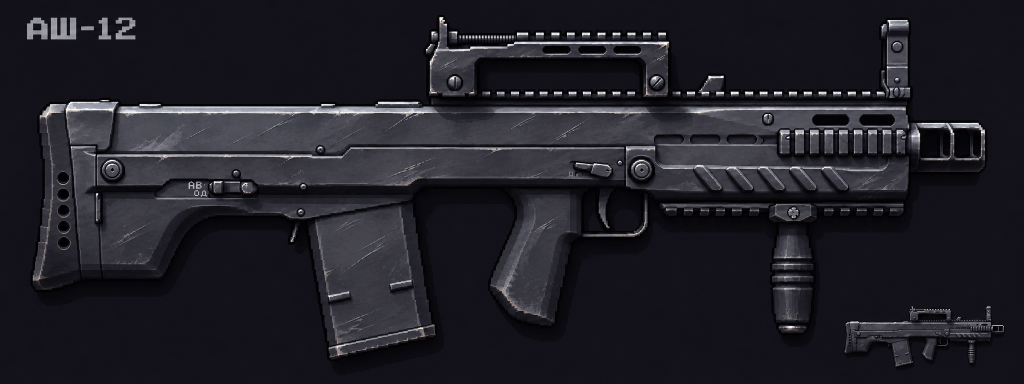
#> input picture tools/weapon-art/reference/ash12-approved.png, 2048 x 768 px (shown at 1/2 size)
$ python import_ash12_concept.py
#> lines starting #> are read from the running program, lines starting #| are printed output that depends on the picture; after the words box and inside, x2 and y2 are one past the last pixel; in counts of white or black regions, pixels touching at a corner belong together
### tools/weapon-art/import_xm8_concept.py
"""Import the approved artwork without repainting or resampling its RGB pixels.

Run from the checkout with a Python environment containing Pillow:
  python tools/weapon-art/import_xm8_concept.py
Only the three visual regions, visual bounds and attachment transforms are written.
Weapon definitions, sound/effect sets, animation states, bones and upgrades stay intact.
"""
from collections import deque
import hashlib
import json
from pathlib import Path

from PIL import Image, ImageChops, ImageDraw

ROOT = Path(__file__).resolve().parents[2]
SOURCE = ROOT / "tools/weapon-art/reference/xm8-approved.png"
TEXTURES = ROOT / "data/packages/base/textures/GAME"
SKELETON = ROOT / "data/packages/base/contents/content/animations/weapon-xm8.json"
OUTPUT = ROOT / "build/xm8-concept-import"
# One isotropic transform for all three pieces: no silhouette distortion.
SCALE = (83.79 - 23.15) / (1718 - 905)
ORIGIN_X = 905 - 23.15 / SCALE
ORIGIN_Y = 439 + 4.4 / SCALE
CROP = (40, 90, 1735, 665)


def connected_mask(image, seeds, predicate):
    width, height = image.size
    pixels = image.load()
    visited = bytearray(width * height)
    queue = deque(seeds)
    while queue:
        x, y = queue.popleft()
        if not (0 <= x < width and 0 <= y < height):
            continue
        index = y * width + x
        if visited[index] or not predicate(pixels[x, y]):
            continue
        visited[index] = 255
        queue.extend(((x - 1, y), (x + 1, y), (x, y - 1), (x, y + 1)))
    return Image.frombytes("L", image.size, bytes(visited))


def polygon_mask(size, points):
    mask = Image.new("L", size)
    ImageDraw.Draw(mask).polygon(points, fill=255)
    return mask


# [73 lines left out: function main, not called in this run]


# [2 lines that do not run on import are left out]

### tools/weapon-art/import_ash12_concept.py
"""Direct image import of the approved worn ASh-12 and reference suppressor.

No image generation or repainting. High-resolution source pixels are preserved;
game sprites are alpha-aware BOX reductions. Run with the project's Pillow Python.
"""
from pathlib import Path
import hashlib
import json
from PIL import Image, ImageChops, ImageFilter
from import_xm8_concept import connected_mask, polygon_mask

ROOT = Path(__file__).resolve().parents[2]
REF = ROOT / 'tools/weapon-art/reference'
GAME = ROOT / 'data/packages/base/textures/GAME'
OUT = ROOT / 'build/ash12'
# The model is 85% of the first import. The reduction is baked into the
# sprites (SIZE) and the skeleton keeps the native weapon scale 0.4, so one
# sprite pixel is exactly one game pixel, like every original weapon. Scaling
# the root instead (0.34) made the pixels shimmer.
SIZE = .85
SCALE = SIZE / 16
WORLD_SCALE = .4
ORIGIN = (1080, 510)
CROP = (45, 20, 1990, 751)


def point(x, y):
    return {'x': (x - ORIGIN[0]) * SCALE, 'y': (ORIGIN[1] - y) * SCALE}


def snapped(left, top, width, height):
    """Attachment centre for a sprite whose top-left corner sits on a whole pixel."""
    x = round((left - ORIGIN[0]) * SCALE)
    y = round((ORIGIN[1] - top) * SCALE)
    return {'x': x + width / 2, 'y': y - height / 2, 'width': width, 'height': height}


def main():
    OUT.mkdir(parents=True, exist_ok=True)
    source = Image.open(REF / 'ash12-approved.png').convert('RGB')
#> source is the input picture: PIL image 2048x768 RGB; mean R, G, B 33.2, 32.1, 39.8
    crop = source.crop(CROP)
    seeds = [(0, 0), (crop.width-1, crop.height-1)]
#> seeds = [(0, 0), (1944, 730)]
    seeds += [(x-CROP[0], y-CROP[1]) for x,y in [(1100,150),(950,485),(1230,420)]]
    background = connected_mask(crop, seeds, lambda p: 8 <= min(p) and max(p) <= 44 and max(p)-min(p) <= 20)
#> in connected_mask, `return Image.frombytes("L", image.size, bytes(visited))`:
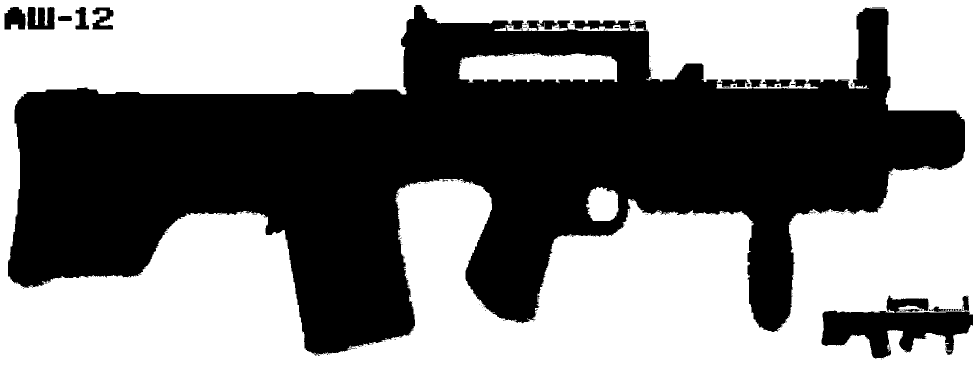
#> returned value: PIL image 1945x731 L (shown at 1/2 size); 52.5% white; 265 black regions (250 under 20 px), largest, box (x1, y1, x2, y2) and area: (16, 10, 1930, 709) 647104, (1643, 591, 1945, 717) 19634, (55, 14, 109, 59) 1984
    foreground = connected_mask(ImageChops.invert(background), [(1000-CROP[0],300-CROP[1])], lambda p:p>0)
#> in connected_mask (call 2), `return Image.frombytes("L", image.size, bytes(visited))`: returned value: PIL image 1945x731 L; 45.5% white; 1 white region, box (x1, y1, x2, y2) and area: (16, 10, 1930, 709) 646880
    alpha = Image.new('L', source.size)
#> alpha: PIL image 2048x768 L; every value is 0
    alpha.paste(foreground, CROP[:2])
#> alpha: PIL image 2048x768 L; 41.1% white; 1 white region, box (x1, y1, x2, y2) and area: (61, 30, 1975, 729) 646880
    # Exclude presentation drop-shadows using the actual weapon contour.
    silhouette = polygon_mask(source.size, [(60,580),(70,215),(135,198),(835,205),(847,90),(875,29),(902,31),(920,61),(1336,61),(1344,181),(1757,182),(1758,38),(1817,37),(1827,245),(1967,244),(1977,258),(1978,335),(1960,350),(1823,350),(1817,433),(1642,449),(1633,658),(1610,672),(1556,670),(1536,644),(1537,448),(1300,444),(1296,474),(1150,481),(1133,640),(1102,660),(1028,643),(974,590),(1033,421),(1009,375),(837,376),(831,431),(878,704),(653,724),(613,449),(585,449),(565,441),(438,439),(332,564),(157,568),(142,582)])
#> in polygon_mask, `ImageDraw.Draw(mask).polygon(points, fill=255)`: mask: PIL image 2048x768 L; 43.1% white; 1 white region, box (x1, y1, x2, y2) and area: (60, 29, 1979, 725) 677368
    alpha = ImageChops.multiply(alpha, silhouette)
#> alpha: PIL image 2048x768 L; 40.2% white; 2 white regions, box (x1, y1, x2, y2) and area: (61, 30, 1975, 724) 631228, (1304, 61, 1338, 81) 379
    magazine = polygon_mask(source.size, [(614,444),(817,410),(883,705),(650,725)])
#> in polygon_mask (call 2), `ImageDraw.Draw(mask).polygon(points, fill=255)`: mask: PIL image 2048x768 L; 4.1% white; 1 white region, box (x1, y1, x2, y2) and area: (614, 410, 884, 726) 64476
    body = ImageChops.invert(magazine)
    attachments = {}
    assembled = Image.new('RGBA', source.size)
#> assembled: PIL image 2048x768 RGBA; every value is 0
    records=[]
    for slot,key,name,mask in [('body','body','ash12-skin',body),('clip','default','ash12-clip-default',magazine)]:
        mask=ImageChops.multiply(mask,alpha);bounds=mask.getbbox()
        rgba=source.convert('RGBA');rgba.putalpha(mask);piece=rgba.crop(bounds)
        piece.save(REF/(name+'-hires.png'))
        native=piece.resize((max(1,round(piece.width*SCALE)),max(1,round(piece.height*SCALE))),Image.Resampling.BOX)
        native.save(GAME/(name+'.png'));assembled.alpha_composite(piece,bounds[:2])
        if slot == 'body':
            rail = native.copy()
            pixels = rail.load()
            # Preserve the original receiver and front sight; remove only the
            # carry handle/rear sight above its base, then expose a low rail.
            x0, x1, base = round(48*SIZE), round(82*SIZE), round(10*SIZE)
            for x in range(x0, x1):
                for y in range(base+1):
                    pixels[x,y] = (0,0,0,0)
            for x in range(x0, x1+1):
                pixels[x,base] = (42,42,52,255)
                pixels[x,base-1] = (108,108,118,255) if x % 3 == 0 else (24,24,32,255)
            rail.save(GAME/'ash12-skin-rail.png')
        l,t,r,b=bounds
        attachments[slot]={key:{'name':name,**snapped(l,t,*native.size)}}
        if slot == 'body':
            attachments['body']['rail'] = {**attachments[slot][key], 'name':'ash12-skin-rail'}
        records.append({'name':name,'bounds':bounds,'native_size':native.size})
#> this loop made 2 passes
#> (slot, key, name, x0, x1, base, l, t) on pass 1: ('body', 'body', 'ash12-skin', 41, 70, 8, 61, 30)
#> (slot, key, name, l, t, r, b, x in snapped) on pass 2: ('clip', 'default', 'ash12-clip-default', 614, 410, 873, 724, -25)
#> pass 1, in main, `mask = ImageChops.multiply(mask, alpha)`:
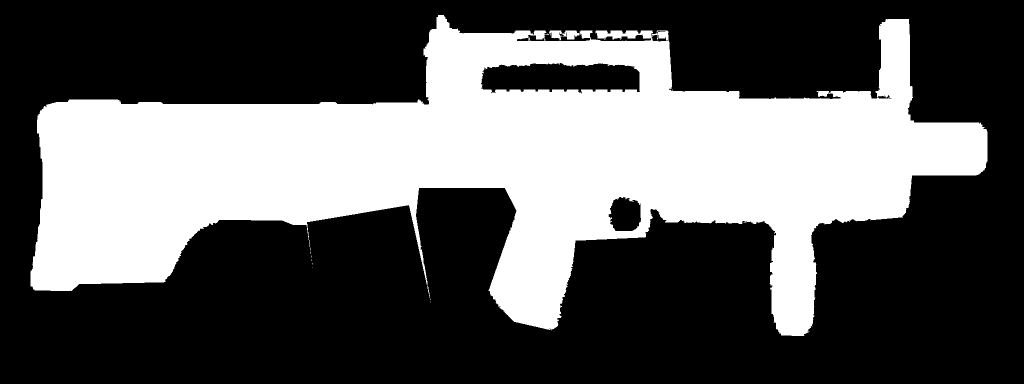
#> mask: PIL image 2048x768 L (shown at 1/2 size); 36.2% white; 11 white regions (8 under 20 px), largest, box (x1, y1, x2, y2) and area: (61, 30, 1975, 672) 569244, (1304, 61, 1338, 81) 379, (854, 571, 860, 596) 36
#> after the loop:
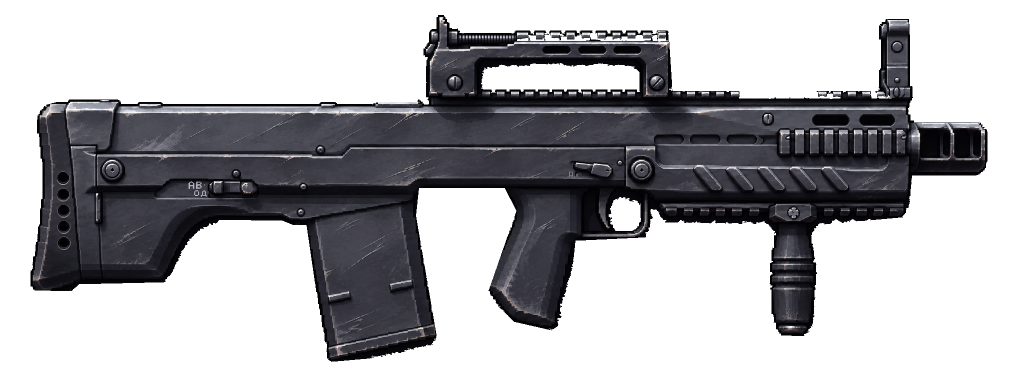
#> assembled: PIL image 2048x768 RGBA (shown at 1/2 size); mean R, G, B, A 21.7, 21.4, 24.4, 102.4; transparent parts drawn white
#> after the loop:
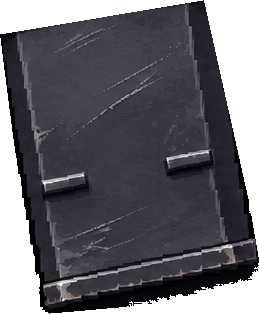
#> piece: PIL image 259x314 RGBA; mean R, G, B, A 46.7, 45.8, 53.6, 194.2; transparent parts drawn white
#> after the loop:
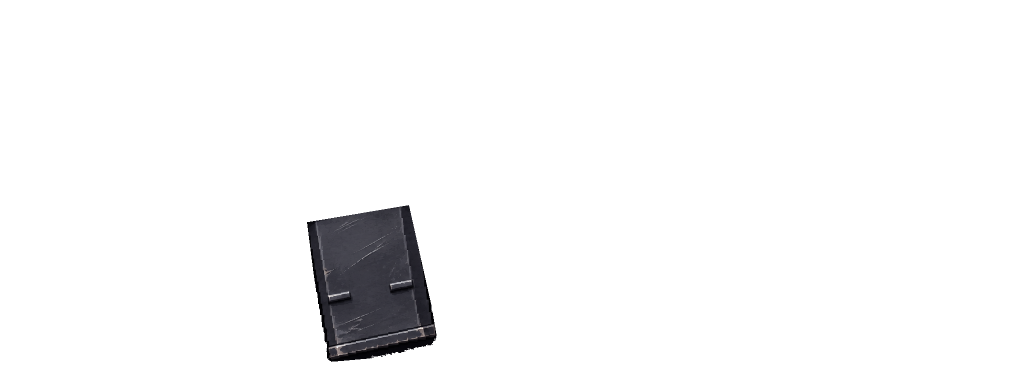
#> rgba: PIL image 2048x768 RGBA (shown at 1/2 size); mean R, G, B, A 33.2, 32.1, 39.8, 10; transparent parts drawn white
#> after the loop, attachments = 2 items; records = 2 items
    assert assembled.getchannel('A').tobytes()==alpha.tobytes()
    diff=ImageChops.difference(assembled.convert('RGB'),source)
    assert ImageChops.multiply(diff,alpha.convert('RGB')).getbbox() is None
    photo=Image.open(REF/'ash12-suppressor-reference.png').convert('RGBA').crop((625,111,783,171))
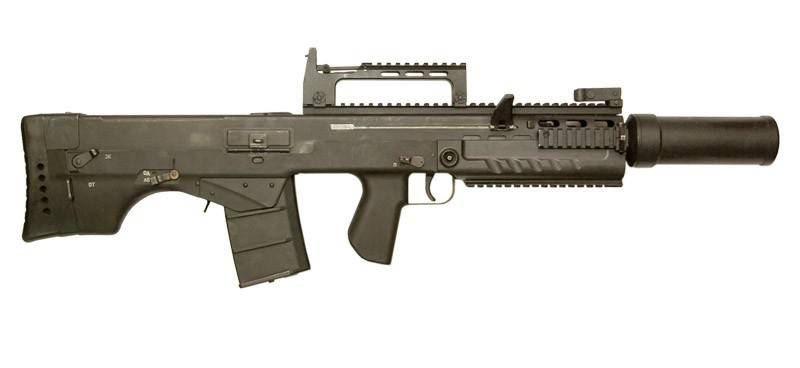
#> input picture tools/weapon-art/reference/ash12-suppressor-reference.png, 800 x 368 px
    # Exclude the light photograph fringe before downsampling: otherwise its
    # bright edge becomes a white line along the bottom of the small sprite.
    a=photo.convert('L').point(lambda v:255 if v<125 else 0)
#> a: PIL image 158x60 L; 76% white; 2 black regions (1 under 20 px), largest, box (x1, y1, x2, y2) and area: (0, 0, 158, 60) 2274
    a=a.filter(ImageFilter.MinFilter(3));photo.putalpha(a)
#> after `a = a.filter(ImageFilter.MinFilter(3))`: a: PIL image 158x60 L; 71.8% white; 2 black regions (1 under 20 px), largest, box (x1, y1, x2, y2) and area: (0, 0, 158, 60) 2663
    bounds=a.getbbox();photo=photo.crop(bounds)
#> after `bounds = a.getbbox()`: bounds = (0, 5, 153, 55)
    # Retain the shape and light/dark pattern, but match the receiver's cool
    # graphite-grey material instead of the photograph's olive-brown cast.
    pixels=photo.load()
    for y in range(photo.height):
        for x in range(photo.width):
            r,g,b,opacity=pixels[x,y]
            tone=(.2126*r+.7152*g+.0722*b)*.95+4
            pixels[x,y]=(min(255,round(tone*.95)),min(255,round(tone*.96)),min(255,round(tone*1.08)),opacity)
    photo.save(REF/'ash12-silencer-hires.png')
    sw, sh = round(30*SIZE), round(10*SIZE)
    photo.resize((sw,sh),Image.Resampling.BOX).save(GAME/'ash12-silencer.png')
    # Same place as before (first import: centre 61.0, 13.375 at full size),
    # left/top edge snapped to the pixel grid.
    sx, sy = round(61.0*SIZE - 15*SIZE), round(13.375*SIZE + 5*SIZE)
    attachments['silencer']={'on':{'name':'ash12-silencer','x':sx+sw/2,'y':sy-sh/2,'width':sw,'height':sh}}
    # Stock G36C Aimpoint sprite (21x11, native): its bottom rests on the rail.
    ax, ay = round(point(1100,190)['x'] - 10.5), round(point(1100,190)['y'] + 11)
    attachments['scope']={'aimpoint':{'name':'g36c-scope-aimpoint','x':ax+10.5,'y':ay-5.5,'width':21,'height':11}}
    l,t,r,b=alpha.getbbox()
#> l = 61; t = 30; r = 1975
    skeleton={
        'skeleton':{'hash':'ash12-approved-worn','spine':'4.0.36',**{k:v*WORLD_SCALE for k,v in point(l,b).items()},'width':(r-l)*SCALE*WORLD_SCALE,'height':(b-t)*SCALE*WORLD_SCALE,'images':'../../../textures/GAME/','audio':''},
        'bones':[
            {'name':'root','scaleX':WORLD_SCALE,'scaleY':WORLD_SCALE},
            {'name':'center-bone','parent':'root',**point((l+r)/2,(t+b)/2)},
            {'name':'fire-bone','parent':'root',**point(900,296),'length':(1970-900)*SCALE*WORLD_SCALE,'scaleX':1/WORLD_SCALE,'scaleY':1/WORLD_SCALE},
            {'name':'shell-bone','parent':'root',**point(790,327),'rotation':90,'length':1.8,'scaleX':1/WORLD_SCALE,'scaleY':1/WORLD_SCALE},
            {'name':'hook-bone','parent':'root',**point(940,243),'length':5,'scaleX':1/WORLD_SCALE,'scaleY':1/WORLD_SCALE},
        ],
        'slots':[{'name':'body','bone':'root','attachment':'body'},{'name':'clip','bone':'root','attachment':'default'},{'name':'silencer','bone':'root'},{'name':'scope','bone':'root'}],
        'skins':[{'name':'weapon-default','attachments':attachments}],
        'animations':{'animation':{}},
    }
    (ROOT/'data/packages/base/contents/content/animations/weapon-ash12.json').write_text(json.dumps(skeleton,indent=1)+'\n',encoding='utf-8')
    assembled.crop(alpha.getbbox()).save(OUT/'ash12-extracted.png')
    for filename,color in [('on-light.png','#eeeeee'),('on-dark.png','#2a2d32')]:
        preview=Image.new('RGBA',source.size,color);preview.alpha_composite(assembled);preview.crop(CROP).convert('RGB').save(OUT/filename)
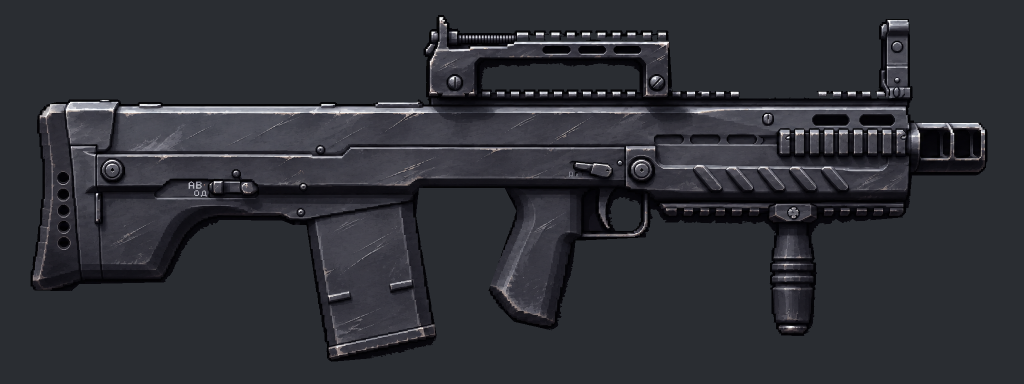
#> preview: PIL image 2048x768 RGBA (shown at 1/2 size); mean R, G, B, A 46.8, 48.4, 54.3, 255
    (OUT/'image-provenance.json').write_text(json.dumps({'source_sha256':hashlib.sha256((REF/'ash12-approved.png').read_bytes()).hexdigest(),'scale':SCALE,'origin':ORIGIN,'hires_visible_rgb_exact':True,'parts':records},indent=2)+'\n',encoding='utf-8')
    print(records)
#| [{'name': 'ash12-skin', 'bounds': (61, 30, 1975, 672), 'native_size': (102, 34)}, {'name': 'ash12-clip-default', 'bounds': (614, 410, 873, 724), 'native_size': (14, 17)}]


if __name__=='__main__':main()
